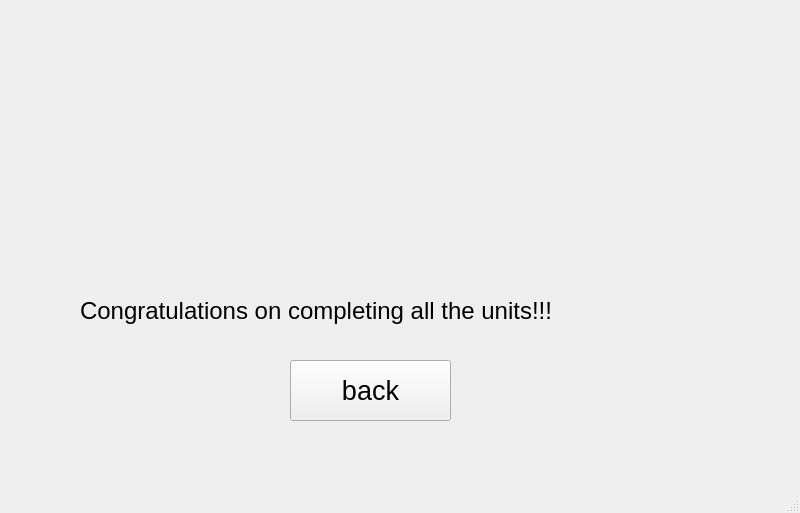
<?xml version="1.0" encoding="UTF-8"?>
<ui version="4.0">
 <class>MainWindow</class>
 <widget class="QMainWindow" name="MainWindow">
  <property name="geometry">
   <rect>
    <x>0</x>
    <y>0</y>
    <width>800</width>
    <height>513</height>
   </rect>
  </property>
  <property name="windowTitle">
   <string>MainWindow</string>
  </property>
  <widget class="QWidget" name="centralwidget">
   <widget class="QLabel" name="label_2">
    <property name="geometry">
     <rect>
      <x>470</x>
      <y>20</y>
      <width>121</width>
      <height>241</height>
     </rect>
    </property>
    <property name="text">
     <string/>
    </property>
    <property name="pixmap">
     <pixmap>../PTI picture SPCK/Girl.png</pixmap>
    </property>
    <property name="scaledContents">
     <bool>true</bool>
    </property>
   </widget>
   <widget class="QLabel" name="label_3">
    <property name="geometry">
     <rect>
      <x>320</x>
      <y>20</y>
      <width>121</width>
      <height>241</height>
     </rect>
    </property>
    <property name="text">
     <string/>
    </property>
    <property name="pixmap">
     <pixmap>../PTI picture SPCK/Boy.png</pixmap>
    </property>
    <property name="scaledContents">
     <bool>true</bool>
    </property>
   </widget>
   <widget class="QLabel" name="label_4">
    <property name="geometry">
     <rect>
      <x>160</x>
      <y>20</y>
      <width>121</width>
      <height>241</height>
     </rect>
    </property>
    <property name="text">
     <string/>
    </property>
    <property name="pixmap">
     <pixmap>../PTI picture SPCK/Girl2.png</pixmap>
    </property>
    <property name="scaledContents">
     <bool>true</bool>
    </property>
   </widget>
   <widget class="QLabel" name="label_7">
    <property name="geometry">
     <rect>
      <x>80</x>
      <y>280</y>
      <width>601</width>
      <height>61</height>
     </rect>
    </property>
    <property name="font">
     <font>
      <pointsize>18</pointsize>
     </font>
    </property>
    <property name="text">
     <string>Congratulations on completing all the units!!!</string>
    </property>
   </widget>
   <widget class="QPushButton" name="pushButton_6">
    <property name="geometry">
     <rect>
      <x>290</x>
      <y>360</y>
      <width>161</width>
      <height>61</height>
     </rect>
    </property>
    <property name="font">
     <font>
      <pointsize>20</pointsize>
     </font>
    </property>
    <property name="text">
     <string>back</string>
    </property>
   </widget>
  </widget>
  <widget class="QMenuBar" name="menubar">
   <property name="geometry">
    <rect>
     <x>0</x>
     <y>0</y>
     <width>800</width>
     <height>26</height>
    </rect>
   </property>
  </widget>
  <widget class="QStatusBar" name="statusbar"/>
 </widget>
 <resources/>
 <connections/>
</ui>
